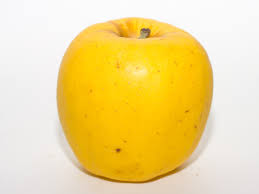
#> input picture apple/apple00002.jpg, 259 x 194 px; its folder holds 4 pictures in this run
$ jupyter execute --allow-errors day_6.ipynb   (shell and % lines are left out)   (Python 2 division)   (older library calls are emulated)
#> lines starting #> are read from the running program, lines starting #| are printed output that depends on the picture
[cell 1]
import matplotlib.pylab as plt
import numpy as np
import os

[cell 2]
files = os.listdir('apple')

files = [os.path.join('apple', file_i)
         for file_i in os.listdir('apple')
         if '.jpg' in file_i]
img = plt.imread(files[0])
#> img is the input picture: shape (194, 259, 3); mean R, G, B 241.1, 217.3, 145.3

plt.imshow(img)

[cell 3]
def img_show(img):
    img = plt.imread(img)
    plt.figure()
    plt.imshow(img)
    plt.figure()
    plt.imshow(img[:,:,0])
    plt.figure()
    plt.imshow(img[:,:,1])
    plt.figure()
    plt.imshow(img[:,:,2])

rand = np.random.randint(0,len(files))
img_show(files[rand])

[cell 4]
def imcrop_tosquare(img):
    """Make any image a square image.

    Parameters
    ----------
    img : np.ndarray
        Input image to crop, assumed at least 2d.

    Returns
    -------
    crop : np.ndarray
        Cropped image.
    """
    if img.shape[0] > img.shape[1]:
        extra = (img.shape[0] - img.shape[1])
        if extra % 2 == 0:
            crop = img[extra // 2:-extra // 2, :]
        else:
            crop = img[max(0, extra // 2 + 1):min(-1, -(extra // 2)), :]
    elif img.shape[1] > img.shape[0]:
        extra = (img.shape[1] - img.shape[0])
#> extra = 65
        if extra % 2 == 0:
            crop = img[:, extra // 2:-extra // 2]
        else:
            crop = img[:, max(0, extra // 2 + 1):min(-1, -(extra // 2))]
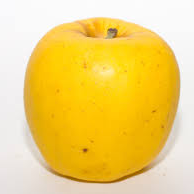
#> crop: shape (194, 194, 3); mean R, G, B 241.4, 209.9, 114
    else:
        crop = img
    return crop

#> (a cell that did not finish here is left out)

[cell 6]
from scipy.misc import imresize

#> (a cell that did not finish here is left out)

#> (a cell that did not finish here is left out)

#> (a cell that did not finish here is left out)

[cell 10]
imges = []
print (len(files))
for files_i in files:
    img = plt.imread(files_i)
    try:
        if img.shape[2]>3:
            img = img[:,:,:3]
        cropped = imcrop_tosquare(img)
        rsz = imresize(cropped, (54,54))
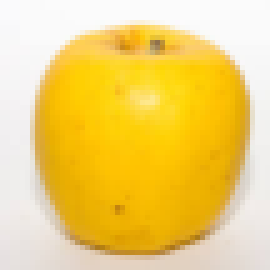
#> rsz: shape (54, 54, 3) (shown 5 times larger); mean R, G, B 241.4, 209.9, 114
        imges.append(rsz)
    except:
        cropped = imcrop_tosquare(img)
        rsz = imresize(cropped, (54,54))
        print (rsz.shape)
        imges.append(rsz)
#> pass 2 of the loop `for files_i in files:`:
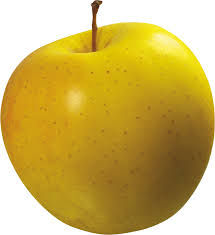
#> input picture apple/apple00004.jpg, 215 x 235 px
#> img is the input picture: shape (235, 215, 3); mean R, G, B 203.6, 177.1, 92.1
#> in imcrop_tosquare (call 2), `crop = img[extra // 2:-extra // 2, :]`:
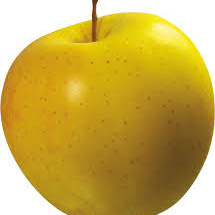
#> crop: shape (215, 215, 3); mean R, G, B 200.4, 171.8, 80
#> `rsz = imresize(cropped, (54,54))`:
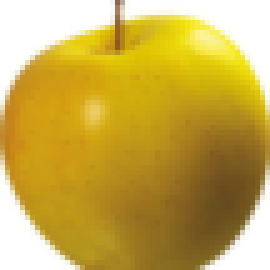
#> rsz: shape (54, 54, 3) (shown 5 times larger); mean R, G, B 200.4, 171.8, 79.9
#> pass 3 of the loop `for files_i in files:`:
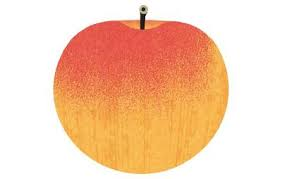
#> input picture apple/apple00006.jpg, 282 x 179 px
#> img is the input picture: shape (179, 282, 3); mean R, G, B 246.9, 206, 177.1
#> `rsz = imresize(cropped, (54,54))`:
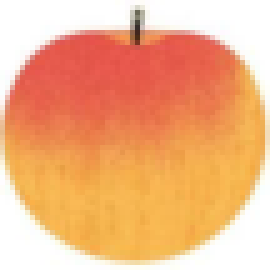
#> rsz: shape (54, 54, 3) (shown 5 times larger); mean R, G, B 242.3, 177.8, 132.3
#> the loop made 4 passes; the first 3 are shown
print (len(imges))

#> (a cell that did not finish here is left out)

[cell 12]
np.shape(imges[0])
#> Out = (54, 54, 3)

[cell 13]
data = np.array(imges)

[cell 14]
data.shape
#> Out = (4, 54, 54, 3)

[cell 15]
data = np.concatenate([img_i[np.newaxis] for img_i in imges], axis=0)

[cell 16]
data.shape
#> Out = (4, 54, 54, 3)

[cell 17]
plt.style.use("ggplot")

[cell 18]
plt.imshow(imges[1])

[cell 19]
plt.figure()
plt.imshow(data[1,:,:,0], cmap='gray')
plt.figure()
plt.imshow(data[1,:,:,1], cmap='gray')
plt.figure()
plt.imshow(data[1,:,:,2], cmap='gray')
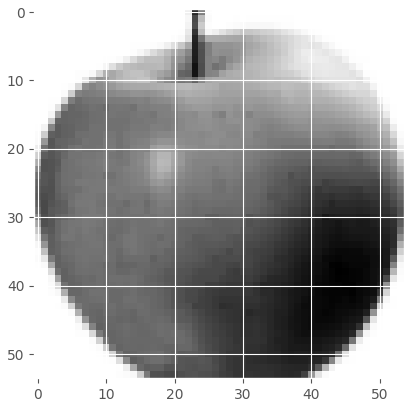
#> figure drawn by matplotlib, 1 panel
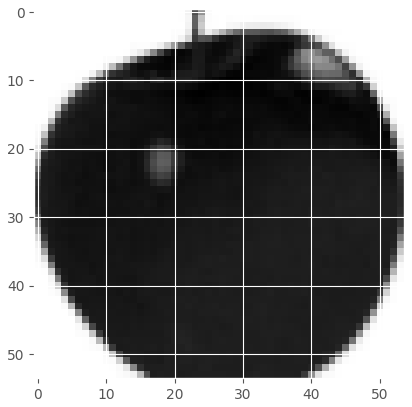
#> figure drawn by matplotlib, 1 panel

[cell 20]
print (data.shape)
#| (4, 54, 54, 3)
plt.imshow(data[1])
mean_img = np.mean(data, axis = 0)
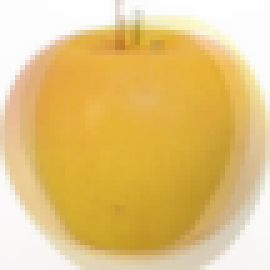
#> mean_img: shape (54, 54, 3) float64 (shown 5 times larger); mean of channels 0, 1, 2 228.2, 196.7, 126.2; drawn as R, G, B
plt.figure()
plt.imshow(mean_img.astype(np.uint8))

[cell 21]
std_img = np.std(data, axis=0)
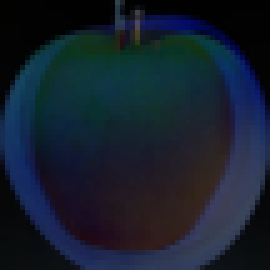
#> std_img: shape (54, 54, 3) float64 (shown 5 times larger); mean of channels 0, 1, 2 22.1, 32.3, 46.1; drawn as R, G, B
plt.imshow(std_img.astype(np.uint8))

[cell 22]
plt.imshow(np.mean(std_img, axis=2).astype(np.uint8))
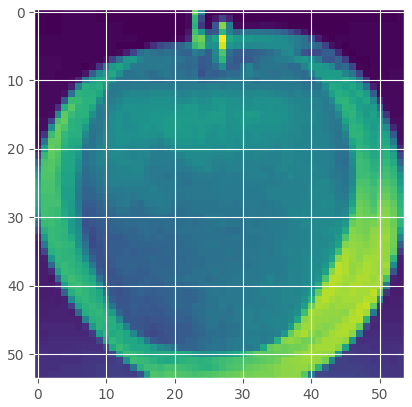
#> figure drawn by matplotlib, 1 panel

[cell 23]
flattened = data.ravel()
print (flattened)

[cell 24]
plt.figure()
plt.hist(flattened.ravel(),255)
plt.figure()
plt.hist(mean_img.ravel(),255)
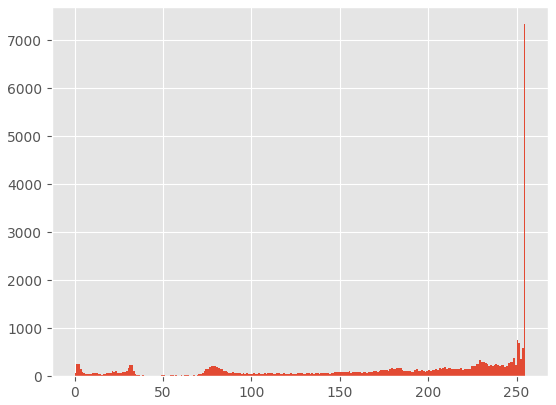
#> figure drawn by matplotlib, 1 panel; tallest bar 7334 high, from x = 254 to 255
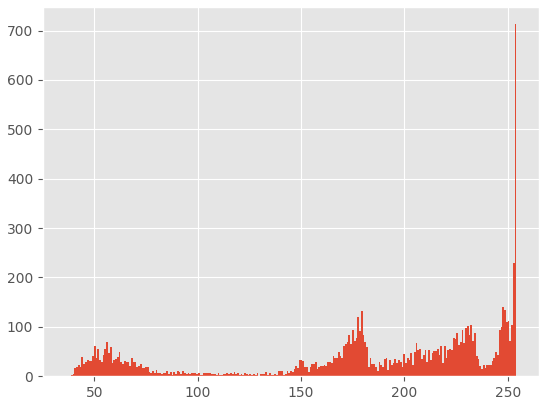
#> figure drawn by matplotlib, 1 panel; tallest bar 713 high, from x = 253.4 to 254.2

[cell 25]
bins = 20
fig, axs = plt.subplots(1, 3, figsize=(12, 6), sharey=True, sharex=True)
#> (the rest of this cell did not finish here and is left out)

[cell 26]
fig, axs = plt.subplots(1, 3, figsize=(12, 6), sharey=True, sharex=True)
axs[0].hist((data[0] - mean_img).ravel(), bins)
axs[0].set_title('(img - mean) distribution')
axs[1].hist((std_img).ravel(), bins)
axs[1].set_title('std deviation distribution')
axs[2].hist(((data[0] - mean_img) / std_img).ravel(), bins)
axs[2].set_title('((img - mean) / std_dev) distribution')
axs[2].set_xlim([-150, 150])
axs[2].set_xlim([-100, 100])
axs[2].set_xlim([-50, 50])
axs[2].set_xlim([-10, 10])
axs[2].set_xlim([-5, 5])
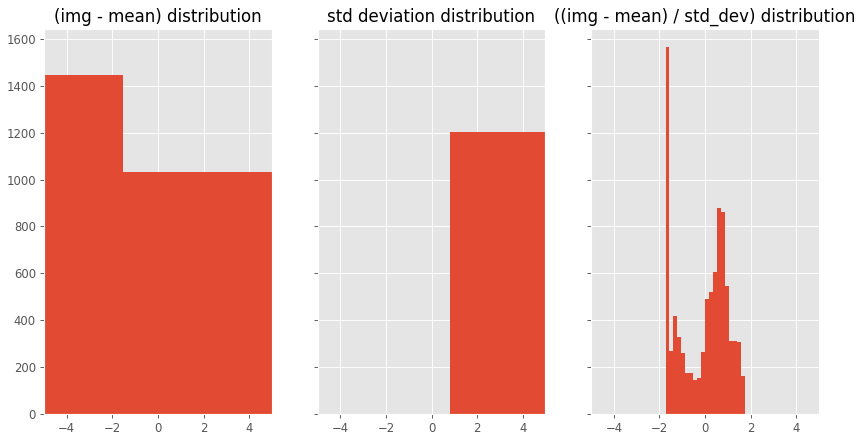
#> figure drawn by matplotlib, 3 panels; panel 1: tallest bar 1529 high, from x = 20.25 to 31.15
